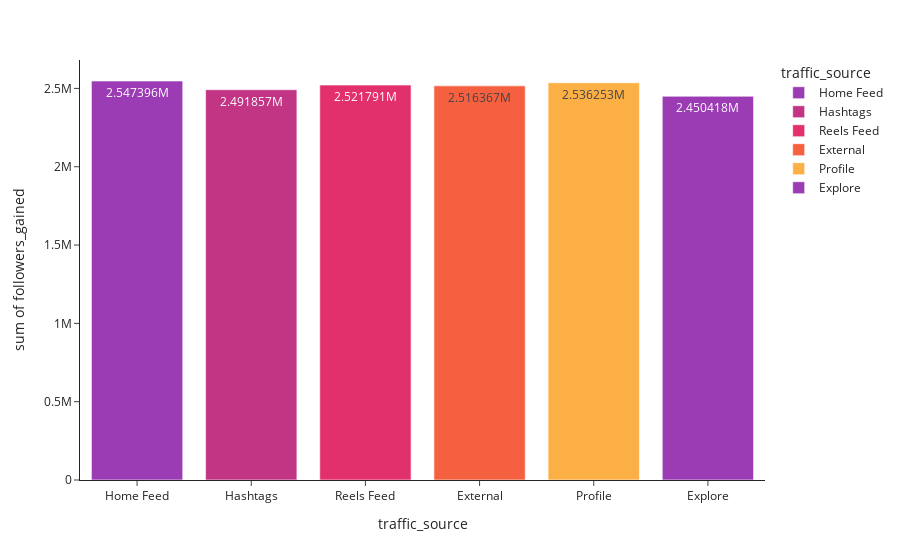

Notebook code for this chart:
### Code cell
px.histogram(df, x = 'traffic_source', y='followers_gained', color = 'traffic_source',
             color_discrete_sequence= instagram_palette[ 4 : 9 ], template = 'simple_white', text_auto=True)

### Figure 1 — Plotly figure (JSON) as saved in the notebook; plotly's stock layout.template omitted (floating-point values rounded to 4 significant figures; data arrays with more than 128 entries replaced by an {"elided": "..."} marker saying what was removed)
{"data": [{"bingroup": "x", "histfunc": "sum", "hovertemplate": "traffic_source=%{x}<br>sum of followers_gained=%{y}<extra></extra>", "legendgroup": "Home Feed", "marker": {"color": "#9B3CB4", "pattern": {"shape": ""}}, "name": "Home Feed", "orientation": "v", "showlegend": true, "texttemplate": "%{value}", "type": "histogram", "x": {"elided": "5069 str values"}, "xaxis": "x", "y": {"elided": "5069 int values"}, "yaxis": "y"}, {"bingroup": "x", "histfunc": "sum", "hovertemplate": "traffic_source=%{x}<br>sum of followers_gained=%{y}<extra></extra>", "legendgroup": "Hashtags", "marker": {"color": "#C13584", "pattern": {"shape": ""}}, "name": "Hashtags", "orientation": "v", "showlegend": true, "texttemplate": "%{value}", "type": "histogram", "x": {"elided": "5063 str values"}, "xaxis": "x", "y": {"elided": "5063 int values"}, "yaxis": "y"}, {"bingroup": "x", "histfunc": "sum", "hovertemplate": "traffic_source=%{x}<br>sum of followers_gained=%{y}<extra></extra>", "legendgroup": "Reels Feed", "marker": {"color": "#E1306C", "pattern": {"shape": ""}}, "name": "Reels Feed", "orientation": "v", "showlegend": true, "texttemplate": "%{value}", "type": "histogram", "x": {"elided": "5026 str values"}, "xaxis": "x", "y": {"elided": "5026 int values"}, "yaxis": "y"}, {"bingroup": "x", "histfunc": "sum", "hovertemplate": "traffic_source=%{x}<br>sum of followers_gained=%{y}<extra></extra>", "legendgroup": "External", "marker": {"color": "#F56040", "pattern": {"shape": ""}}, "name": "External", "orientation": "v", "showlegend": true, "texttemplate": "%{value}", "type": "histogram", "x": {"elided": "5005 str values"}, "xaxis": "x", "y": {"elided": "5005 int values"}, "yaxis": "y"}, {"bingroup": "x", "histfunc": "sum", "hovertemplate": "traffic_source=%{x}<br>sum of followers_gained=%{y}<extra></extra>", "legendgroup": "Profile", "marker": {"color": "#FCAF45", "pattern": {"shape": ""}}, "name": "Profile", "orientation": "v", "showlegend": true, "texttemplate": "%{value}", "type": "histogram", "x": {"elided": "4962 str values"}, "xaxis": "x", "y": {"elided": "4962 int values"}, "yaxis": "y"}, {"bingroup": "x", "histfunc": "sum", "hovertemplate": "traffic_source=%{x}<br>sum of followers_gained=%{y}<extra></extra>", "legendgroup": "Explore", "marker": {"color": "#9B3CB4", "pattern": {"shape": ""}}, "name": "Explore", "orientation": "v", "showlegend": true, "texttemplate": "%{value}", "type": "histogram", "x": {"elided": "4874 str values"}, "xaxis": "x", "y": {"elided": "4874 int values"}, "yaxis": "y"}], "layout": {"barmode": "relative", "legend": {"title": {"text": "traffic_source"}, "tracegroupgap": 0}, "margin": {"t": 60}, "xaxis": {"anchor": "y", "categoryarray": ["Home Feed", "Hashtags", "Reels Feed", "External", "Profile", "Explore"], "categoryorder": "array", "domain": [0, 1], "title": {"text": "traffic_source"}}, "yaxis": {"anchor": "x", "domain": [0, 1], "title": {"text": "sum of followers_gained"}}}}
